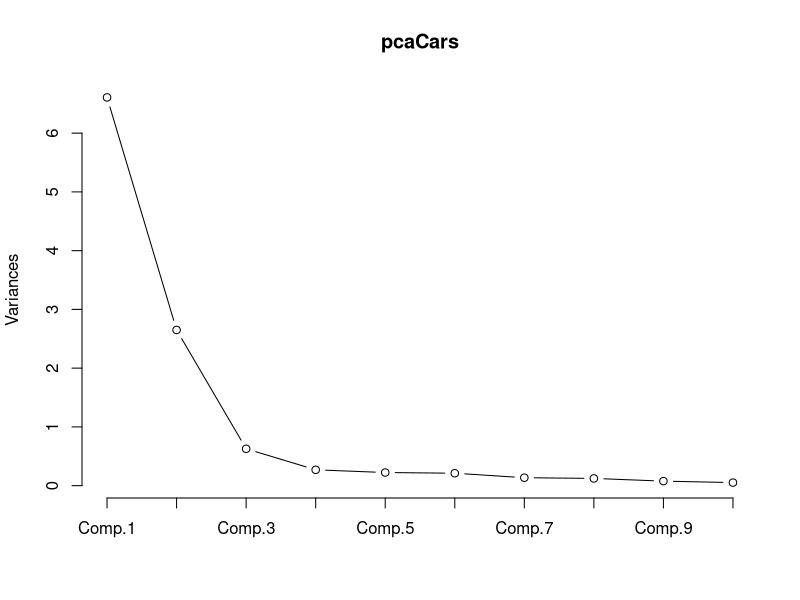

R code for this plot:
#setwd("~/GitHub/pcaCars")
# cor = TRUE indicates that PCA is performed on 
# standardized data (mean = 0, variance = 1)
pcaCars <- princomp(mtcars, cor = TRUE)

# view objects stored in pcaCars
names(pcaCars)

# proportion of variance explained
summary(pcaCars)

# scree plot
plot(pcaCars, type = "l")

